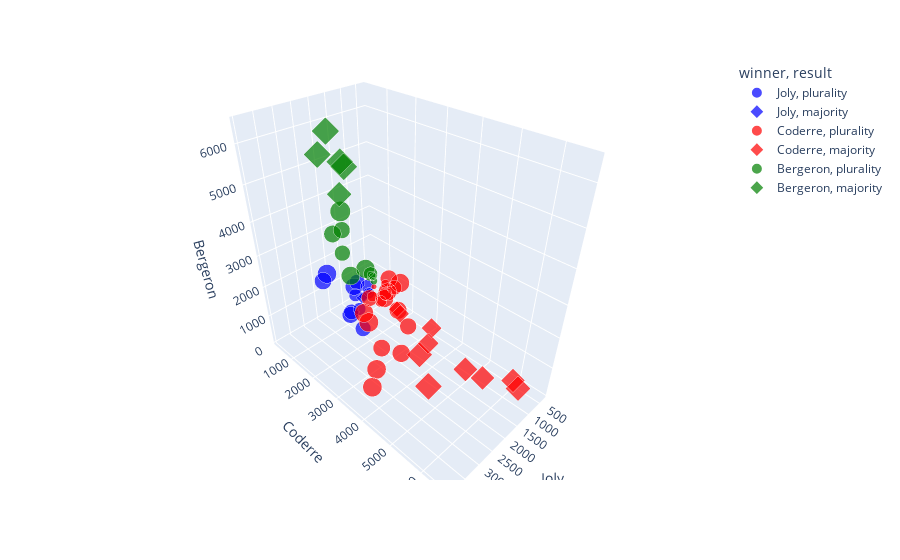

This figure's notebook cell:
### Code cell
df = px.data.election()
fig =px.scatter_3d(
    df,
    x="Joly", y = "Coderre", z = "Bergeron", color="winner", size = "total", hover_name="district", symbol="result",
    color_discrete_map={"Joly": "blue", "Bergeron":"green", "Coderre":"red"},
)
fig.show()

### Figure 1 — Plotly figure (JSON) as saved in the notebook; plotly's stock layout.template omitted (floating-point values rounded to 4 significant figures)
{"data": [{"hovertemplate": "<b>%{hovertext}</b><br><br>winner=Joly<br>result=plurality<br>Joly=%{x}<br>Coderre=%{y}<br>Bergeron=%{z}<br>total=%{marker.size}<extra></extra>", "hovertext": ["101-Bois-de-Liesse", "102-Cap-Saint-Jacques", "161-Saint-HenriPetite-BourgognePointe-Saint-Charles", "172-Desmarchais-Crawford", "181-Peter-McGill", "182-Saint-Jacques", "33-Snowdon", "34-Notre-Dame-de-Grâce", "35-Loyola", "41-du Canal", "43-Fort-Rolland", "63-Jacques-Bizard"], "legendgroup": "Joly, plurality", "marker": {"color": "blue", "size": [7334, 6363, 9378, 7956, 4099, 6357, 4687, 7688, 6125, 3263, 4438, 1432], "sizemode": "area", "sizeref": 27.62, "symbol": "circle"}, "mode": "markers", "name": "Joly, plurality", "scene": "scene", "showlegend": true, "type": "scatter3d", "x": [3024, 2675, 3578, 2849, 1894, 2282, 1636, 3262, 2648, 1266, 1908, 690], "y": [2481, 2525, 2432, 2476, 1451, 1906, 1548, 1773, 2040, 1165, 1325, 518], "z": [1829, 1163, 3368, 2631, 754, 2169, 1503, 2653, 1437, 832, 1205, 224]}, {"hovertemplate": "<b>%{hovertext}</b><br><br>winner=Joly<br>result=majority<br>Joly=%{x}<br>Coderre=%{y}<br>Bergeron=%{z}<br>total=%{marker.size}<extra></extra>", "hovertext": ["61-Pierre-Foretier", "62-Denis-Benjamin-Viger"], "legendgroup": "Joly, majority", "marker": {"color": "blue", "size": [1887, 1889], "sizemode": "area", "sizeref": 27.62, "symbol": "diamond"}, "mode": "markers", "name": "Joly, majority", "scene": "scene", "showlegend": true, "type": "scatter3d", "x": [998, 1068], "y": [631, 595], "z": [258, 226]}, {"hovertemplate": "<b>%{hovertext}</b><br><br>winner=Coderre<br>result=plurality<br>Joly=%{x}<br>Coderre=%{y}<br>Bergeron=%{z}<br>total=%{marker.size}<extra></extra>", "hovertext": ["11-Sault-au-Récollet", "12-Saint-Sulpice", "134-Marie-Victorin", "14-Bordeaux-Cartierville", "141-Côte-de-Liesse", "142-Norman-McLaren", "162-Saint-PaulÉmard", "171-ChamplainL'Île-des-Soeurs", "192-François-Perrault", "194-Parc-Extension", "22-Est", "31-Darlington", "42-J.-Émery-Provost", "51-Sault-Saint-Louis", "52-Cecil-P.-Newman", "64-Sainte-Geneviève", "71-Tétreaultville", "74-Louis-Riel", "91-Claude-Ryan"], "legendgroup": "Coderre, plurality", "marker": {"color": "red", "size": [8650, 8316, 9259, 7247, 9587, 8385, 7096, 9200, 7583, 5615, 3469, 4287, 3003, 9560, 7809, 789, 9737, 8025, 2062], "sizemode": "area", "sizeref": 27.62, "symbol": "circle"}, "mode": "markers", "name": "Coderre, plurality", "scene": "scene", "showlegend": true, "type": "scatter3d", "x": [2532, 2543, 2431, 2081, 3959, 2822, 2438, 3291, 2039, 1402, 1172, 1232, 1157, 3717, 2943, 326, 3454, 2338, 423], "y": [3348, 3252, 3673, 3612, 4308, 4104, 2566, 3347, 2878, 2420, 1589, 1873, 1193, 4201, 3536, 332, 3694, 3509, 996], "z": [2770, 2521, 3155, 1554, 1320, 1459, 2092, 2562, 2666, 1793, 708, 1182, 653, 1642, 1330, 131, 2589, 2178, 643]}, {"hovertemplate": "<b>%{hovertext}</b><br><br>winner=Coderre<br>result=majority<br>Joly=%{x}<br>Coderre=%{y}<br>Bergeron=%{z}<br>total=%{marker.size}<extra></extra>", "hovertext": ["121-La Pointe-aux-Prairies", "122-Pointe-aux-Trembles", "123-Rivière-des-Prairies", "151-Saint-Léonard-Est", "152-Saint-Léonard-Ouest", "191-Saint-Michel", "21-Ouest", "23-Centre", "81-Marie-Clarac", "82-Ovide-Clermont"], "legendgroup": "Coderre, majority", "marker": {"color": "red", "size": [10546, 9465, 8351, 6454, 8479, 5872, 3951, 4663, 9111, 8060], "sizemode": "area", "sizeref": 27.62, "symbol": "diamond"}, "mode": "markers", "name": "Coderre, majority", "scene": "scene", "showlegend": true, "type": "scatter3d", "x": [3330, 2852, 1656, 1641, 1908, 1220, 1076, 1286, 1435, 1051], "y": [5456, 4734, 5737, 3931, 5387, 3668, 2184, 2526, 6591, 6229], "z": [1760, 1879, 958, 882, 1184, 984, 691, 851, 1085, 780]}, {"hovertemplate": "<b>%{hovertext}</b><br><br>winner=Bergeron<br>result=plurality<br>Joly=%{x}<br>Coderre=%{y}<br>Bergeron=%{z}<br>total=%{marker.size}<extra></extra>", "hovertext": ["113-Jeanne-Mance", "13-Ahuntsic", "133-Vieux-Rosemont", "183-Sainte-Marie", "32-Côte-des-Neiges", "72-MaisonneuveLongue-Pointe", "73-Hochelaga", "92-Joseph-Beaubien", "93-Robert-Bourassa", "94-Jeanne-Sauvé"], "legendgroup": "Bergeron, plurality", "marker": {"color": "green", "size": [7370, 9282, 10866, 6445, 5172, 9135, 7900, 1965, 1330, 1678], "sizemode": "area", "sizeref": 27.62, "symbol": "circle"}, "mode": "markers", "name": "Bergeron, plurality", "scene": "scene", "showlegend": true, "type": "scatter3d", "x": [2316, 2873, 3234, 2271, 1578, 3139, 2675, 592, 419, 489], "y": [1455, 2979, 2670, 1347, 1644, 2746, 1546, 540, 446, 491], "z": [3599, 3430, 4962, 2827, 1950, 3250, 3679, 833, 465, 698]}, {"hovertemplate": "<b>%{hovertext}</b><br><br>winner=Bergeron<br>result=majority<br>Joly=%{x}<br>Coderre=%{y}<br>Bergeron=%{z}<br>total=%{marker.size}<extra></extra>", "hovertext": ["111-Mile-End", "112-DeLorimier", "131-Saint-Édouard", "132-Étienne-Desmarteau", "193-Villeray"], "legendgroup": "Bergeron, majority", "marker": {"color": "green", "size": [9030, 10747, 11050, 10867, 10802], "sizemode": "area", "sizeref": 27.62, "symbol": "diamond"}, "mode": "markers", "name": "Bergeron, majority", "scene": "scene", "showlegend": true, "type": "scatter3d", "x": [2514, 3044, 2815, 2788, 2782], "y": [1734, 1770, 1827, 2331, 2201], "z": [4782, 5933, 6408, 5748, 5819]}], "layout": {"legend": {"itemsizing": "constant", "title": {"text": "winner, result"}, "tracegroupgap": 0}, "margin": {"t": 60}, "scene": {"domain": {"x": [0, 1], "y": [0, 1]}, "xaxis": {"title": {"text": "Joly"}}, "yaxis": {"title": {"text": "Coderre"}}, "zaxis": {"title": {"text": "Bergeron"}}}}}
